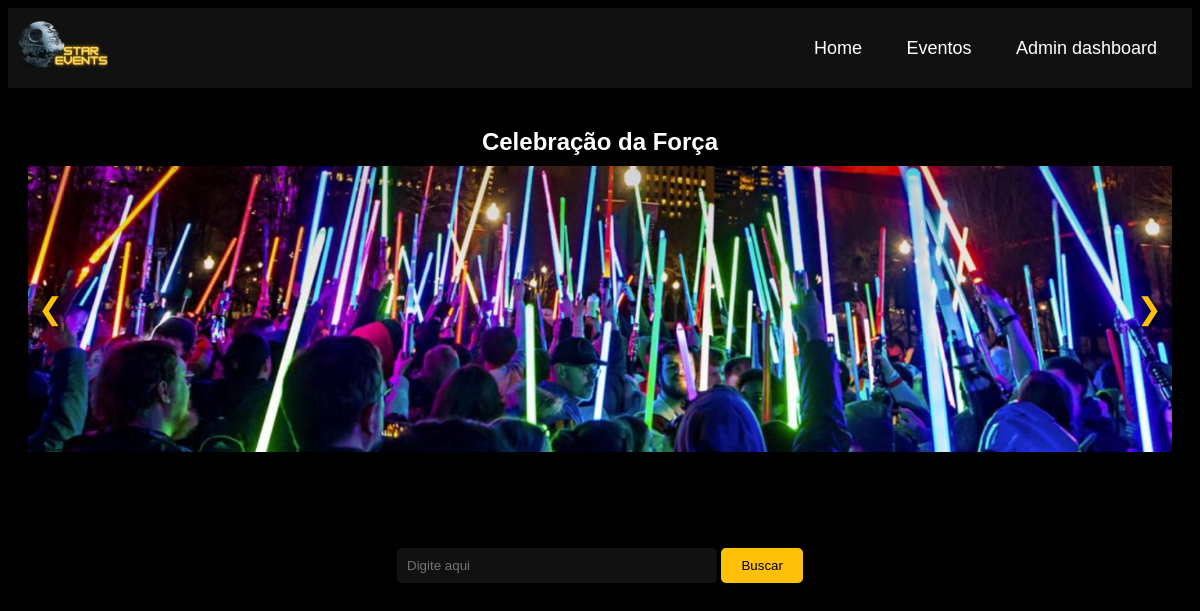
Screenshot of /home.php (signed in) with the database file from the repository.
### tables this page shows
CREATE TABLE `events` (
  `id` int(100) NOT NULL,
  `titulo` varchar(50) NOT NULL,
  `descricao` text NOT NULL,
  `data_evento` date NOT NULL,
  `hora` time NOT NULL,
  `local_evento` varchar(50) NOT NULL,
  `categoria` int(11) NOT NULL,
  `preco` float NOT NULL,
  `nome_imagem` varchar(50) NOT NULL
);

### event.class.php (called while the page is built, shortened)
<?php
class Event {
    private $conn;
    public function __construct($db) {
        $this->conn = $db;
    }
    public function featured_events() {
        $sql = "SELECT * FROM events WHERE data_evento >= CURDATE() ORDER BY data_evento ASC LIMIT 5";
        $result = $this->conn->query($sql);
        return $result->fetch_all(MYSQLI_ASSOC);
    }
}
?>

### home.php (the view, shortened to what this page needs)
<?php
include "connect.inc.php";
include "event.class.php";
$tipo_usuario = $_SESSION['tipo_usuario'];
$eventos = new Event($conn);
$res_destaques = $eventos->featured_events();
?>
<!DOCTYPE html>
<html lang="en">
<head>
    <link rel="stylesheet" href="styles.css">
</head>
<body>
    <header>
        <div class="logo">
            <a href="home.php"><img src="imagem_eventos/logo.png" alt="StarEvents"></a>
        </div>
        <nav>
            <ul>
                <li><a href="home.php">Home</a></li>
                <li><a href="eventList.php">Eventos</a></li>
                <?php
                    if ($tipo_usuario == 1) {
                        echo '<li><a href="admDashboard.php">Admin dashboard</a></li>';
                    } else {
                        echo '<li><a href="perfil.php">Perfil</a></li>';
                    }
                ?>
            </ul>
        </nav>
    </header>
    <section class="container">
        <div class="destaques-container">
            <div class="destaques-slides">
                <?php
                foreach ($res_destaques as $a) {
                    echo ("
                        <div class='destaque-slide'>
                            <h2>{$a['titulo']}</h2>
                            <a href='eventDetails.php?id={$a['id']}'><img class='slide-image' src='{$a['nome_imagem']}' alt='Imagem'></a>
                        </div>
                    ");
                }
                ?>
            </div>
            <a class="destaques-prev" onclick="changeSlide(-1)">&#10094;</a>
            <a class="destaques-next" onclick="changeSlide(1)">&#10095;</a>
        </div>
    </section>
    <section class="container">
        <div class="search-container">
            <form action="home.php" method="GET">
                <input type="text" name="search" placeholder="Digite aqui">
                <button type="submit">Buscar</button>
            </form>
        </div>
    </section>
</body>
</html>

### styles.css (style rules this page uses)
body { font-family: "Arial", sans-serif; background-color: #000; color: #fff; }
.container { max-width: 1200px; margin: 0 auto; padding: 20px; }
header { background-color: #111; padding: 10px; display: flex; justify-content: space-between; align-items: center; }
.logo a { text-decoration: none; color: #ffc107; font-weight: bold; font-size: 24px; }
nav ul { list-style-type: none; margin: 0; padding: 0; }
nav li { display: inline-block; margin-right: 10px; }
nav a { text-decoration: none; color: #fff; padding: 10px 15px; font-size: 18px; }
.destaques-container { position: relative; width: 100%; height: 400px; overflow: hidden; }
.destaques-slides { display: flex; width: 100%; height: 100%; transition: transform 0.5s ease; }
.destaque-slide { flex: 0 0 100%; width: 100%; }
.destaques-prev, .destaques-next { position: absolute; top: 50%; transform: translateY(-50%); font-size: 30px; cursor: pointer; z-index: 1; color: #ffc107; text-shadow: 2px 2px 4px rgba(0, 0, 0, 0.8); }
.destaques-prev { left: 10px; }
.destaques-next { right: 10px; }
.slide-image { max-width: 100%; max-height: 100%; width: auto; height: auto; }
.container { text-align: center; }
.container h2 { font-size: 24px; margin-bottom: 10px; }
.container img { max-width: 100%; height: auto; margin-bottom: 20px; }
.search-container { text-align: center; margin-bottom: 20px; }
.search-container input[type="text"] { padding: 10px; width: 300px; border: none; border-radius: 5px; }
.search-container button { padding: 10px 20px; background-color: #ffc107; border: none; color: #000; border-radius: 5px; cursor: pointer; }
.logo img { width: 90px; height: auto; }
input[type="text"], input[type="email"], input[type="number"], textarea { padding: 10px; width: 100%; border: none; border-radius: 5px; background-color: #111; color: #fff; }

### rows the page displays
events: titulo "Celebração da Força", nome_imagem (picture)
